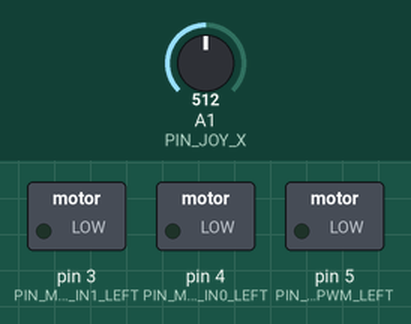
Simulated run of this sketch. Board: Arduino Uno, built with avr-gcc and run on an emulated ATmega328P. Shown: switched loads named in the sketch (green lamp = pin HIGH). The inputs (shaded band) are chosen by the test bench; at power-on: A1 (PIN_JOY_X) = 512. What the sketch prints to the serial monitor is not drawn.

Above: at 1.2 s.
1.3 s: A1 (PIN_JOY_X) set to 493
At 2.5 s:
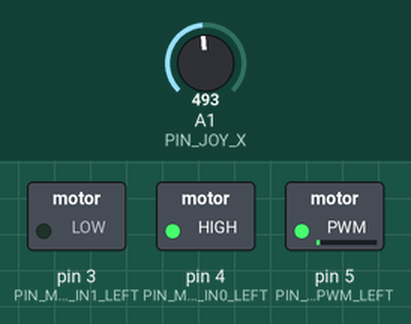
2.8 s: A1 (PIN_JOY_X) set to 306
At 3.7 s:
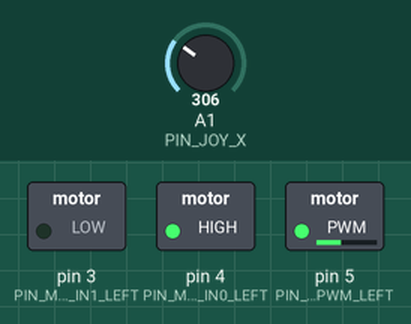
4.3 s: A1 (PIN_JOY_X) set to 716
At 4.9 s:
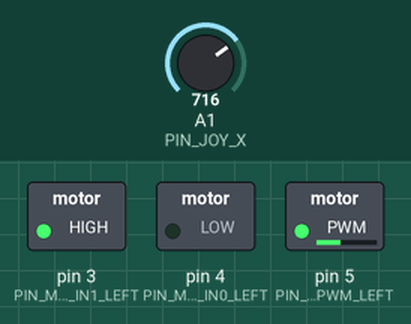
5.8 s: A1 (PIN_JOY_X) set to 122
At 7.0 s:
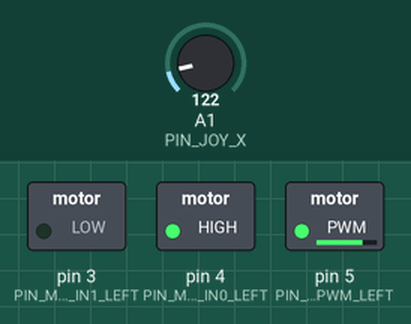
7.3 s: A1 (PIN_JOY_X) set to 900
At 8.3 s:
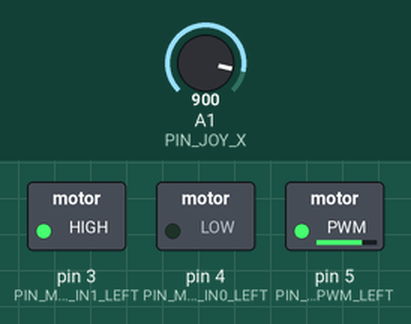
Timing chart, 0 to 9.8 s (numbered marks = the images above; inputs shaded):
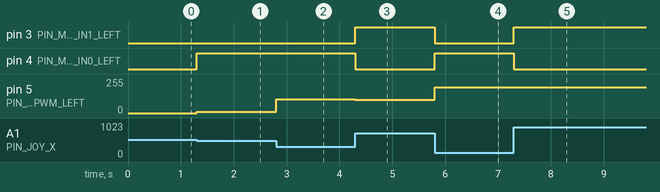

The sketch:

RES_Motor_Control_Basic.ino
```cpp
/**********************************************************************;
* Project           : RES_Class, DC Motor Control, H-Bridge Motor Driver
*
* Program name      : RES_Rotary_Encoder_Basic.ino
*
* Author            : Jong-Hoon Kim
*
* Date created      : 10/31/2022
*
* Purpose           : H-Bridge Motor Driver
*
* Revision History  :
*
* Date        Author      Ref    Revision (Date in MMDDYYYY format)
* MMDDYYYY    name      1  v-xx   revision note.
*
*********************************************************************/
/*********************************************************************
*   Instructional Note:
*           Arduino Leonardo has 4 interrupt pins ( 0, 1, 2, 3  13 )
*           Arduino Mega has 6 interrupt pins ( 2, 3, 18, 19, 20, 21)
*   reference website ( https://www.pjrc.com/teensy/td_libs_Encoder.html )
***********************************************************************/

#define PIN_SERVO_0           12
#define PIN_MOTOR_PWM_LEFT    5
#define PIN_MOTOR_IN0_LEFT    4
#define PIN_MOTOR_IN1_LEFT    3
#define PIN_JOY_SW            A0
#define PIN_JOY_X             A1
#define PIN_JOY_Y             A2
#define INTERVAL_PRINT        100000


long preTime = 0;
int motorSpeedLeft = 0;

void setup() {
  Serial.begin(115200);
  Serial.println("Motor Control Started");
  pinMode(PIN_MOTOR_PWM_LEFT, OUTPUT); pinMode(PIN_MOTOR_IN0_LEFT, OUTPUT); pinMode(PIN_MOTOR_IN1_LEFT, OUTPUT);
  pinMode(PIN_JOY_SW, INPUT_PULLUP);
  pinMode(PIN_JOY_X, INPUT); pinMode(PIN_JOY_Y, INPUT);
  preTime = millis() + INTERVAL_PRINT;
}

void loop() {
  if (preTime > millis()){
      preTime = millis() + INTERVAL_PRINT;
      Serial.print("Left Motor Power  = ");
      Serial.println(motorSpeedLeft);

  }

  motorSpeedLeft = map( analogRead(PIN_JOY_X), 0,1023, -255, 255);
  if (motorSpeedLeft < 0){
    analogWrite(PIN_MOTOR_PWM_LEFT, -motorSpeedLeft);   digitalWrite( PIN_MOTOR_IN0_LEFT, HIGH);    digitalWrite( PIN_MOTOR_IN1_LEFT , LOW);

  }else if (motorSpeedLeft > 0){
    analogWrite(PIN_MOTOR_PWM_LEFT, motorSpeedLeft);   digitalWrite( PIN_MOTOR_IN0_LEFT , LOW);    digitalWrite( PIN_MOTOR_IN1_LEFT , HIGH);

  }else{
    analogWrite(PIN_MOTOR_PWM_LEFT, 0);   digitalWrite( PIN_MOTOR_IN0_LEFT, LOW);    digitalWrite( PIN_MOTOR_IN1_LEFT , LOW);
  }
}
```

Measured:
- the behaviour switches between 512 and 511 on A1 (PIN_JOY_X) (found by bisection; images 0 and 1)
- after the input at 1.3 s, pin 4 (PIN_MOTOR_IN0_LEFT): LOW → HIGH at once; pin 5 (PIN_MOTOR_PWM_LEFT): 0/255 → 10/255 at once
- after the input at 2.8 s, pin 5 (PIN_MOTOR_PWM_LEFT): 10/255 → 103/255 at once
- after the input at 4.3 s, pin 3 (PIN_MOTOR_IN1_LEFT): LOW → HIGH at once; pin 4 (PIN_MOTOR_IN0_LEFT): HIGH → LOW at once; pin 5 (PIN_MOTOR_PWM_LEFT): 103/255 → 101/255 at once
- after the input at 5.8 s, pin 3 (PIN_MOTOR_IN1_LEFT): HIGH → LOW at once; pin 4 (PIN_MOTOR_IN0_LEFT): LOW → HIGH at once; pin 5 (PIN_MOTOR_PWM_LEFT): 101/255 → 195/255 at once
- after the input at 7.3 s, pin 3 (PIN_MOTOR_IN1_LEFT): LOW → HIGH at once; pin 4 (PIN_MOTOR_IN0_LEFT): HIGH → LOW at once; pin 5 (PIN_MOTOR_PWM_LEFT): 195/255 → 193/255 at once
